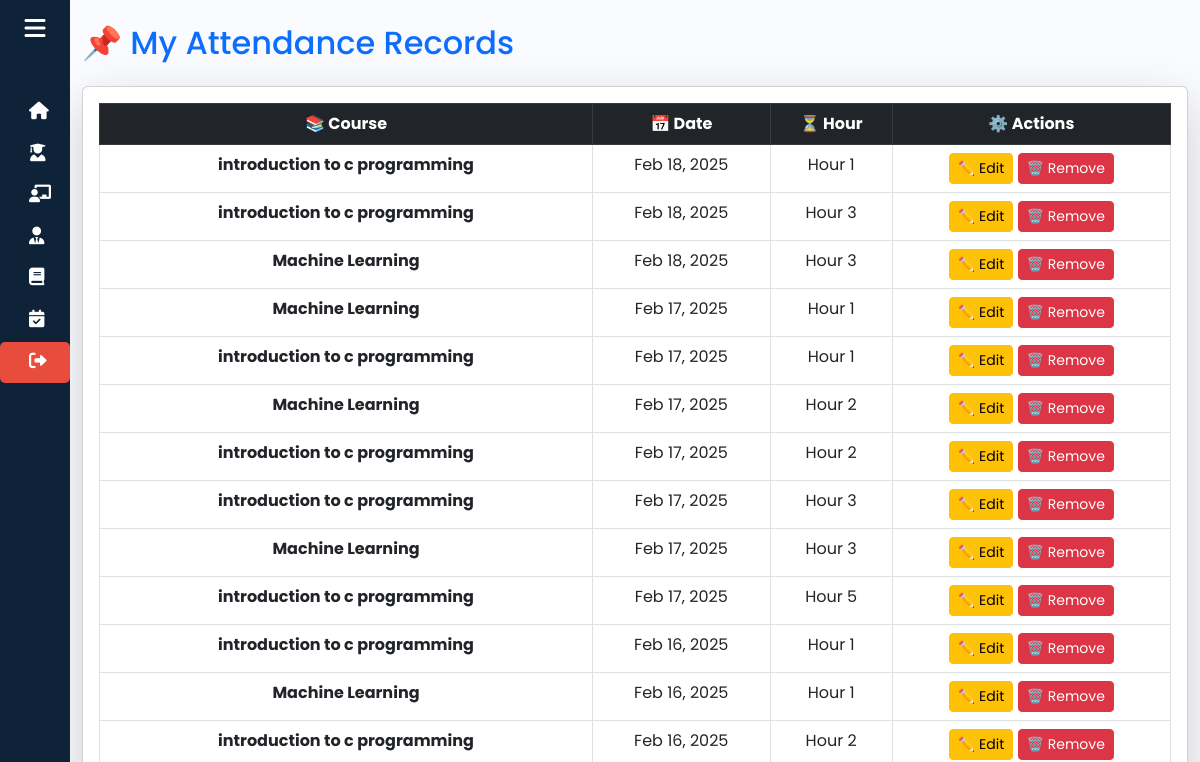
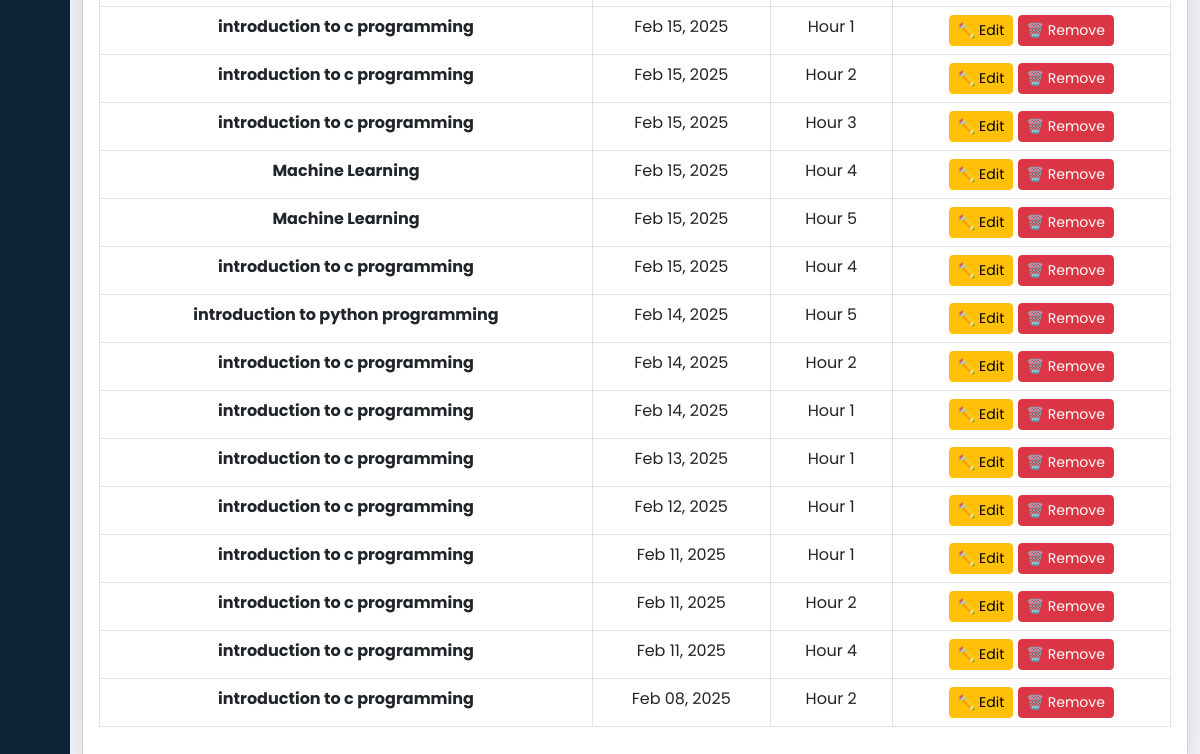
/teacher/attendance/ (signed in), run on an earlier commit of the app's database (2 pictures, top to bottom).
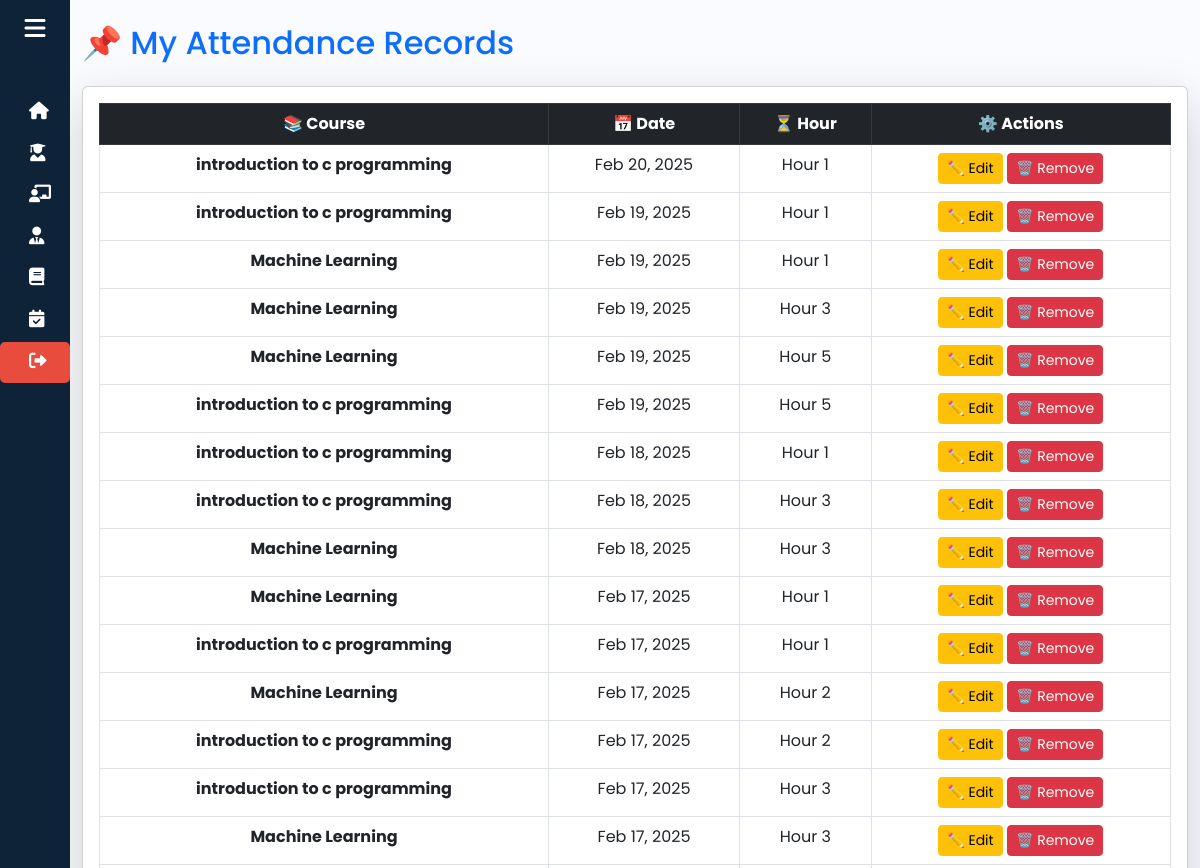
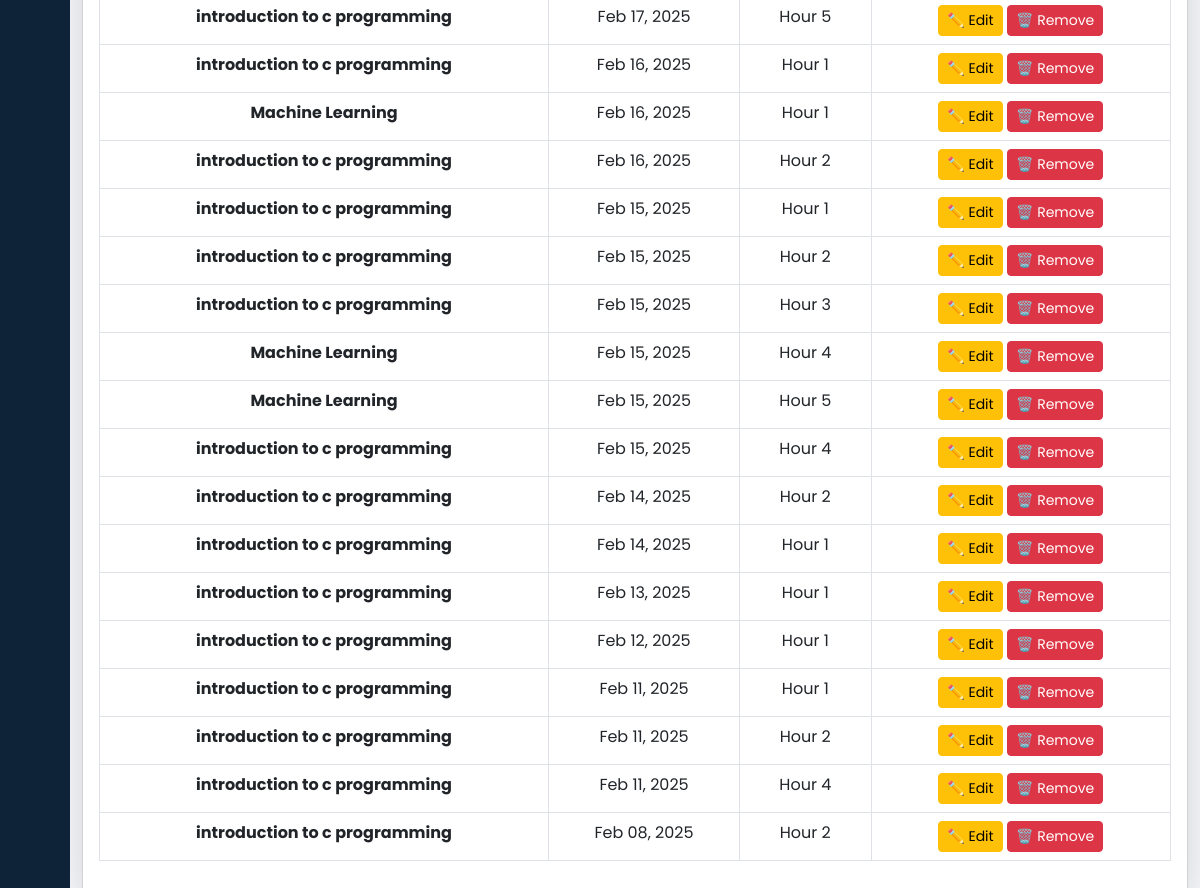
And on a later commit of the database (2 pictures, top to bottom).
### rapid/models.py (models this page shows, shortened)
class HourDateCourse(models.Model):
    HOUR_CHOICES = [
        (1, 'Hour 1'),
        (2, 'Hour 2'),
        (3, 'Hour 3'),
        (4, 'Hour 4'),
        (5, 'Hour 5'),
    ]
    course = models.ForeignKey(Course, on_delete=models.CASCADE)
    teacher = models.ForeignKey(Teacher, on_delete=models.CASCADE)
    date = models.DateField()
    hour = models.PositiveSmallIntegerField(choices=HOUR_CHOICES)  # Restrict to valid choices
    year = models.PositiveIntegerField(editable=False)  # Year is non-editable
    class Meta:
        unique_together = ('course', 'date', 'hour')  # Ensure only one teacher can mark attendance

class Course(models.Model):
    SEMESTER_CHOICES = [
        ('1', 'First Semester'),
        ('2', 'Second Semester'),
        ('3', 'Third Semester'),
        ('4', 'Fourth Semester'),
        ('5', 'Fifth Semester'),
        ('6', 'Sixth Semester'),
        ('7', 'Seventh Semester'),
        ('8', 'Eighth Semester'),
    ]
    course_id = models.AutoField(primary_key=True)
    course_code = models.CharField(max_length=20, unique=True)
    course_title = models.CharField(max_length=100)
    credit = models.DecimalField(max_digits=4, decimal_places=2)
    department_id = models.ForeignKey(Department, on_delete=models.CASCADE)
    semester = models.CharField(max_length=1, choices=SEMESTER_CHOICES)

### rapid/views.py (the view)
# urls.py: path('teacher/attendance/', views.teacher_attendance_list, name='teacher_attendance_list'),
@login_required
def teacher_attendance_list(request):
    if not hasattr(request.user, 'teacher'):
        messages.error(request, "You are not authorized to access this page.")
        return redirect('index')
    teacher = request.user.teacher
    attendance_records = HourDateCourse.objects.filter(teacher=teacher).order_by('-date')
    if teacher.is_hod:
        template_name = "rapid/hod_teacher_attendance_list.html"
    else:
        template_name = "rapid/teacher_attendance_list.html"
    context = {
        'attendance_records': attendance_records,
    }
    return render(request, template_name, context)

### rapid/templates/rapid/hod_teacher_attendance_list.html (shortened to what this page needs)
{% extends 'hod_dashboard_base.html' %}
{% block content %}
<div class="container mt-4">
    <div class="d-flex justify-content-between align-items-center mb-3">
        <h2 class="text-primary">📌 My Attendance Records</h2>
    </div>
    <div class="card shadow-lg">
        <div class="card-body">
            {% if attendance_records %}
                <div class="table-responsive">
                    <table class="table table-bordered table-hover">
                        <thead class="table-dark text-center">
                            <tr>
                                <th>📚 Course</th>
                                <th>📅 Date</th>
                                <th>⏳ Hour</th>
                                <th>⚙️ Actions</th>
                            </tr>
                        </thead>
                        <tbody>
                            {% for record in attendance_records %}
                                <tr class="text-center">
                                    <td class="fw-bold">{{ record.course.course_title }}</td>
                                    <td>{{ record.date|date:"M d, Y" }}</td>
                                    <td>Hour {{ record.hour }}</td>
                                    <td>
                                        <a href="{% url 'edit_attendance' record.id %}" class="btn btn-warning btn-sm">
                                            ✏️ Edit
                                        </a>
                                        <a href="{% url 'remove_attendance' record.id %}" class="btn btn-danger btn-sm" onclick="return confirm('Are you sure you want to remove this record?')">
                                            🗑️ Remove
                                        </a>
                                    </td>
                                </tr>
                            {% endfor %}
                        </tbody>
                    </table>
                </div>
            {% else %}
                <div class="alert alert-info text-center" role="alert">
                    🚨 No attendance records found.
                </div>
            {% endif %}
        </div>
    </div>
</div>
{% endblock %}

What changed in the data, as far as the page shows it:
removed HourDateCourse: course.course_title "introduction to python programming", date "Feb 14, 2025", hour "5"
added HourDateCourse: course.course_title "introduction to c programming", date "Feb 20, 2025", hour "1"
added HourDateCourse: course.course_title "introduction to c programming", date "Feb 19, 2025", hour "1"
added HourDateCourse: course.course_title "Machine Learning", date "Feb 19, 2025", hour "1"
added HourDateCourse: course.course_title "Machine Learning", date "Feb 19, 2025", hour "3"
added HourDateCourse: course.course_title "Machine Learning", date "Feb 19, 2025", hour "5"
added HourDateCourse: course.course_title "introduction to c programming", date "Feb 19, 2025", hour "5"
